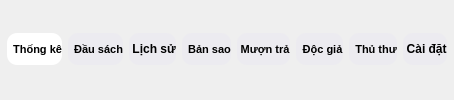
     <widget class="QWidget" name="horizontalWidget" native="true">
      <property name="minimumSize">
       <size>
        <width>0</width>
        <height>40</height>
       </size>
      </property>
      <property name="font">
       <font>
        <pointsize>8</pointsize>
       </font>
      </property>
      <property name="styleSheet">
       <string notr="true">border-radius: 16px;
background-color: rgb(236, 235, 240);
QPushButton{
	color: rgb(0, 0, 0);
	background-color: rgb(255, 255, 255);
}
</string>
      </property>
      <layout class="QHBoxLayout" name="horizontalLayout_2">
       <property name="leftMargin">
        <number>7</number>
       </property>
       <property name="topMargin">
        <number>6</number>
       </property>
       <property name="rightMargin">
        <number>7</number>
       </property>
       <property name="bottomMargin">
        <number>7</number>
       </property>
       <item>
        <widget class="QPushButton" name="thong_ke_button">
         <property name="minimumSize">
          <size>
           <width>0</width>
           <height>32</height>
          </size>
         </property>
         <property name="font">
          <font>
           <bold>true</bold>
          </font>
         </property>
         <property name="cursor">
          <cursorShape>PointingHandCursor</cursorShape>
         </property>
         <property name="styleSheet">
          <string notr="true">color: rgb(0, 0, 0);
background-color: rgb(255,255,255);
border-radius: 10px;</string>
         </property>
         <property name="text">
          <string>  Thống kê</string>
         </property>
         <property name="icon">
          <iconset resource="resource.qrc">
           <normaloff>:/icons/icons_/statistics.png</normaloff>:/icons/icons_/statistics.png</iconset>
         </property>
        </widget>
       </item>
       <item>
        <widget class="QPushButton" name="dau_sach_button">
         <property name="minimumSize">
          <size>
           <width>0</width>
           <height>32</height>
          </size>
         </property>
         <property name="font">
          <font>
           <bold>true</bold>
          </font>
         </property>
         <property name="cursor">
          <cursorShape>PointingHandCursor</cursorShape>
         </property>
         <property name="styleSheet">
          <string notr="true">color: rgb(0, 0, 0);
background-color: rgb(236, 235, 240);
border-radius: 10px;</string>
         </property>
         <property name="text">
          <string>  Đầu sách</string>
         </property>
         <property name="icon">
          <iconset resource="resource.qrc">
           <normaloff>:/icons/icons_/open-book.png</normaloff>:/icons/icons_/open-book.png</iconset>
         </property>
         <property name="iconSize">
          <size>
           <width>20</width>
           <height>20</height>
          </size>
         </property>
        </widget>
       </item>
       <item>
        <widget class="QPushButton" name="lich_su_button">
         <property name="minimumSize">
          <size>
           <width>0</width>
           <height>32</height>
          </size>
         </property>
         <property name="font">
          <font>
           <pointsize>9</pointsize>
           <bold>true</bold>
          </font>
         </property>
         <property name="cursor">
          <cursorShape>PointingHandCursor</cursorShape>
         </property>
         <property name="styleSheet">
          <string notr="true">color: rgb(0, 0, 0);
background-color: rgb(236, 235, 240);
border-radius: 10px;</string>
         </property>
         <property name="text">
          <string> Lịch sử</string>
         </property>
         <property name="icon">
          <iconset resource="resource.qrc">
           <normaloff>:/icons/icons_/reshot-icon-borrow-book-GJM3PD62HZ.svg</normaloff>:/icons/icons_/reshot-icon-borrow-book-GJM3PD62HZ.svg</iconset>
         </property>
        </widget>
       </item>
       <item>
        <widget class="QPushButton" name="ban_sao_button">
         <property name="minimumSize">
          <size>
           <width>0</width>
           <height>32</height>
          </size>
         </property>
         <property name="font">
          <font>
           <bold>true</bold>
          </font>
         </property>
         <property name="cursor">
          <cursorShape>PointingHandCursor</cursorShape>
         </property>
         <property name="styleSheet">
          <string notr="true">color: rgb(0, 0, 0);
background-color: rgb(236, 235, 240);
border-radius: 10px;</string>
         </property>
         <property name="text">
          <string>  Bản sao</string>
         </property>
         <property name="icon">
          <iconset resource="resource.qrc">
           <normaloff>:/icons/icons_/copy.png</normaloff>:/icons/icons_/copy.png</iconset>
         </property>
        </widget>
       </item>
       <item>
        <widget class="QPushButton" name="muon_tra_button">
         <property name="minimumSize">
          <size>
           <width>0</width>
           <height>32</height>
          </size>
         </property>
         <property name="font">
          <font>
           <bold>true</bold>
          </font>
         </property>
         <property name="cursor">
          <cursorShape>PointingHandCursor</cursorShape>
         </property>
         <property name="styleSheet">
          <string notr="true">color: rgb(0, 0, 0);
background-color: rgb(236, 235, 240);
border-radius: 10px;</string>
         </property>
         <property name="text">
          <string> Mượn trả</string>
         </property>
         <property name="icon">
          <iconset resource="resource.qrc">
           <normaloff>:/icons/icons_/borrow.png</normaloff>:/icons/icons_/borrow.png</iconset>
         </property>
        </widget>
       </item>
       <item>
        <widget class="QPushButton" name="doc_gia_button">
         <property name="minimumSize">
          <size>
           <width>0</width>
           <height>32</height>
          </size>
         </property>
         <property name="font">
          <font>
           <bold>true</bold>
          </font>
         </property>
         <property name="cursor">
          <cursorShape>PointingHandCursor</cursorShape>
         </property>
         <property name="styleSheet">
          <string notr="true">color: rgb(0, 0, 0);
background-color: rgb(236, 235, 240);
border-radius: 10px;</string>
         </property>
         <property name="text">
          <string>  Độc giả</string>
         </property>
         <property name="icon">
          <iconset resource="resource.qrc">
           <normaloff>:/icons/icons_/multiple-users.png</normaloff>:/icons/icons_/multiple-users.png</iconset>
         </property>
        </widget>
       </item>
       <item>
        <widget class="QPushButton" name="thu_thu_button">
         <property name="minimumSize">
          <size>
           <width>0</width>
           <height>32</height>
          </size>
         </property>
         <property name="font">
          <font>
           <bold>true</bold>
          </font>
         </property>
         <property name="cursor">
          <cursorShape>PointingHandCursor</cursorShape>
         </property>
         <property name="styleSheet">
          <string notr="true">color: rgb(0, 0, 0);
background-color: rgb(236, 235, 240);
border-radius: 10px;</string>
         </property>
         <property name="text">
          <string>  Thủ thư</string>
         </property>
         <property name="icon">
          <iconset resource="resource.qrc">
           <normaloff>:/icons/icons_/user_admin.png</normaloff>:/icons/icons_/user_admin.png</iconset>
         </property>
        </widget>
       </item>
       <item>
        <widget class="QPushButton" name="cai_dat_button">
         <property name="minimumSize">
          <size>
           <width>0</width>
           <height>32</height>
          </size>
         </property>
         <property name="font">
          <font>
           <pointsize>9</pointsize>
           <bold>true</bold>
          </font>
         </property>
         <property name="cursor">
          <cursorShape>PointingHandCursor</cursorShape>
         </property>
         <property name="styleSheet">
          <string notr="true">color: rgb(0, 0, 0);
background-color: rgb(236, 235, 240);
border-radius: 10px;</string>
         </property>
         <property name="text">
          <string> Cài đặt</string>
         </property>
         <property name="icon">
          <iconset resource="resource.qrc">
           <normaloff>:/icons/icons_/password.png</normaloff>:/icons/icons_/password.png</iconset>
         </property>
        </widget>
       </item>
      </layout>
     </widget>
